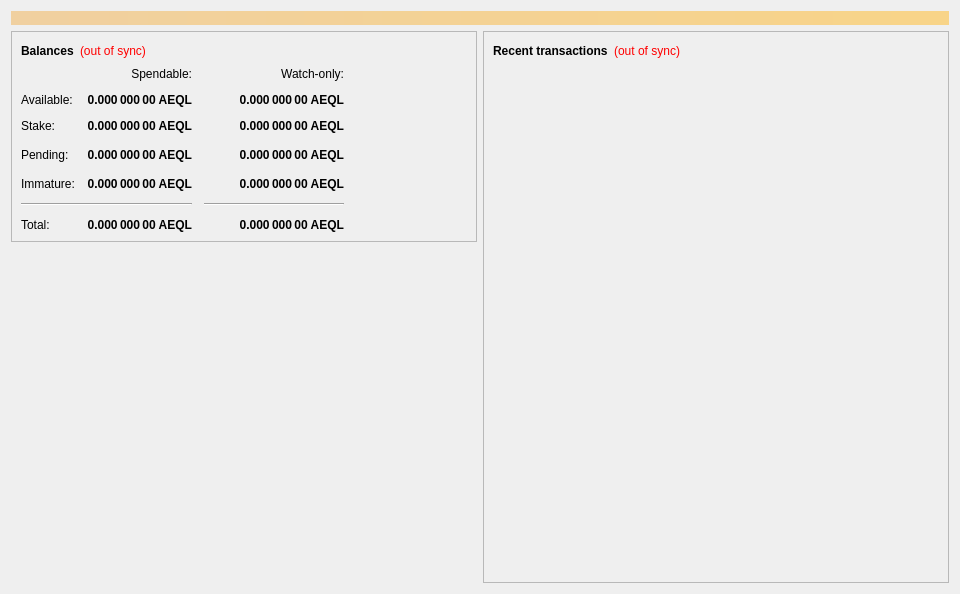
<?xml version="1.0" encoding="UTF-8"?>
<ui version="4.0">
 <class>OverviewPage</class>
 <widget class="QWidget" name="OverviewPage">
  <property name="geometry">
   <rect>
    <x>0</x>
    <y>0</y>
    <width>960</width>
    <height>594</height>
   </rect>
  </property>
  <property name="minimumSize">
   <size>
    <width>960</width>
    <height>0</height>
   </size>
  </property>
  <property name="windowTitle">
   <string>Form</string>
  </property>
  <property name="styleSheet">
   <string notr="true"/>
  </property>
  <layout class="QVBoxLayout" name="topLayout">
   <item>
    <widget class="QLabel" name="labelAlerts">
     <property name="visible">
      <bool>false</bool>
     </property>
     <property name="styleSheet">
      <string notr="true">background-color: qlineargradient(x1: 0, y1: 0, x2: 1, y2: 0, stop:0 #F0D0A0, stop:1 #F8D488); color:#000000;</string>
     </property>
     <property name="wordWrap">
      <bool>true</bool>
     </property>
     <property name="margin">
      <number>3</number>
     </property>
    </widget>
   </item>
   <item>
    <layout class="QHBoxLayout" name="horizontalLayout" stretch="1,1">
     <item>
      <layout class="QVBoxLayout" name="verticalLayout_2">
       <item>
        <widget class="QFrame" name="frame">
         <property name="frameShape">
          <enum>QFrame::StyledPanel</enum>
         </property>
         <property name="frameShadow">
          <enum>QFrame::Raised</enum>
         </property>
         <layout class="QVBoxLayout" name="verticalLayout_4">
          <item>
           <layout class="QHBoxLayout" name="horizontalLayout_4">
            <item>
             <widget class="QLabel" name="label_5">
              <property name="font">
               <font>
                <weight>75</weight>
                <bold>true</bold>
               </font>
              </property>
              <property name="text">
               <string>Balances</string>
              </property>
             </widget>
            </item>
            <item>
             <widget class="QLabel" name="labelWalletStatus">
              <property name="cursor">
               <cursorShape>WhatsThisCursor</cursorShape>
              </property>
              <property name="toolTip">
               <string>The displayed information may be out of date. Your wallet automatically synchronizes with the Aequitas-Coin network after a connection is established, but this process has not completed yet.</string>
              </property>
              <property name="styleSheet">
               <string notr="true">QLabel { color: red; }</string>
              </property>
              <property name="text">
               <string notr="true">(out of sync)</string>
              </property>
              <property name="alignment">
               <set>Qt::AlignLeading|Qt::AlignLeft|Qt::AlignVCenter</set>
              </property>
             </widget>
            </item>
            <item>
             <spacer name="horizontalSpacer_3">
              <property name="orientation">
               <enum>Qt::Horizontal</enum>
              </property>
              <property name="sizeHint" stdset="0">
               <size>
                <width>40</width>
                <height>20</height>
               </size>
              </property>
             </spacer>
            </item>
           </layout>
          </item>
          <item>
           <layout class="QGridLayout" name="gridLayout">
            <property name="spacing">
             <number>12</number>
            </property>
            <item row="3" column="2">
             <widget class="QLabel" name="labelWatchPending">
              <property name="font">
               <font>
                <weight>75</weight>
                <bold>true</bold>
               </font>
              </property>
              <property name="cursor">
               <cursorShape>IBeamCursor</cursorShape>
              </property>
              <property name="toolTip">
               <string>Unconfirmed transactions to watch-only addresses</string>
              </property>
              <property name="text">
               <string notr="true">0.000 000 00 AEQL</string>
              </property>
              <property name="alignment">
               <set>Qt::AlignRight|Qt::AlignTrailing|Qt::AlignVCenter</set>
              </property>
              <property name="textInteractionFlags">
               <set>Qt::LinksAccessibleByMouse|Qt::TextSelectableByKeyboard|Qt::TextSelectableByMouse</set>
              </property>
             </widget>
            </item>
            <item row="3" column="1">
             <widget class="QLabel" name="labelUnconfirmed">
              <property name="font">
               <font>
                <weight>75</weight>
                <bold>true</bold>
               </font>
              </property>
              <property name="cursor">
               <cursorShape>IBeamCursor</cursorShape>
              </property>
              <property name="toolTip">
               <string>Total of transactions that have yet to be confirmed, and do not yet count toward the spendable balance</string>
              </property>
              <property name="text">
               <string notr="true">0.000 000 00 AEQL</string>
              </property>
              <property name="alignment">
               <set>Qt::AlignRight|Qt::AlignTrailing|Qt::AlignVCenter</set>
              </property>
              <property name="textInteractionFlags">
               <set>Qt::LinksAccessibleByMouse|Qt::TextSelectableByKeyboard|Qt::TextSelectableByMouse</set>
              </property>
             </widget>
            </item>
            <item row="4" column="2">
             <widget class="QLabel" name="labelWatchImmature">
              <property name="font">
               <font>
                <weight>75</weight>
                <bold>true</bold>
               </font>
              </property>
              <property name="cursor">
               <cursorShape>IBeamCursor</cursorShape>
              </property>
              <property name="toolTip">
               <string>Mined balance in watch-only addresses that has not yet matured</string>
              </property>
              <property name="text">
               <string notr="true">0.000 000 00 AEQL</string>
              </property>
              <property name="alignment">
               <set>Qt::AlignRight|Qt::AlignTrailing|Qt::AlignVCenter</set>
              </property>
              <property name="textInteractionFlags">
               <set>Qt::LinksAccessibleByMouse|Qt::TextSelectableByKeyboard|Qt::TextSelectableByMouse</set>
              </property>
             </widget>
            </item>
            <item row="5" column="0" colspan="2">
             <widget class="Line" name="lineSpendableBalance">
              <property name="sizePolicy">
               <sizepolicy hsizetype="MinimumExpanding" vsizetype="Fixed">
                <horstretch>0</horstretch>
                <verstretch>0</verstretch>
               </sizepolicy>
              </property>
              <property name="orientation">
               <enum>Qt::Horizontal</enum>
              </property>
             </widget>
            </item>
            <item row="5" column="2">
             <widget class="Line" name="lineWatchBalance">
              <property name="sizePolicy">
               <sizepolicy hsizetype="Preferred" vsizetype="Fixed">
                <horstretch>0</horstretch>
                <verstretch>0</verstretch>
               </sizepolicy>
              </property>
              <property name="minimumSize">
               <size>
                <width>140</width>
                <height>0</height>
               </size>
              </property>
              <property name="orientation">
               <enum>Qt::Horizontal</enum>
              </property>
             </widget>
            </item>
            <item row="6" column="0">
             <widget class="QLabel" name="labelTotalText">
              <property name="text">
               <string>Total:</string>
              </property>
             </widget>
            </item>
            <item row="4" column="1">
             <widget class="QLabel" name="labelImmature">
              <property name="font">
               <font>
                <weight>75</weight>
                <bold>true</bold>
               </font>
              </property>
              <property name="cursor">
               <cursorShape>IBeamCursor</cursorShape>
              </property>
              <property name="toolTip">
               <string>Mined balance that has not yet matured</string>
              </property>
              <property name="text">
               <string notr="true">0.000 000 00 AEQL</string>
              </property>
              <property name="alignment">
               <set>Qt::AlignRight|Qt::AlignTrailing|Qt::AlignVCenter</set>
              </property>
              <property name="textInteractionFlags">
               <set>Qt::LinksAccessibleByMouse|Qt::TextSelectableByKeyboard|Qt::TextSelectableByMouse</set>
              </property>
             </widget>
            </item>
            <item row="3" column="3">
             <spacer name="horizontalSpacer_2">
              <property name="orientation">
               <enum>Qt::Horizontal</enum>
              </property>
              <property name="sizeHint" stdset="0">
               <size>
                <width>40</width>
                <height>20</height>
               </size>
              </property>
             </spacer>
            </item>
            <item row="4" column="0">
             <widget class="QLabel" name="labelImmatureText">
              <property name="text">
               <string>Immature:</string>
              </property>
             </widget>
            </item>
            <item row="6" column="1">
             <widget class="QLabel" name="labelTotal">
              <property name="font">
               <font>
                <weight>75</weight>
                <bold>true</bold>
               </font>
              </property>
              <property name="cursor">
               <cursorShape>IBeamCursor</cursorShape>
              </property>
              <property name="toolTip">
               <string>Your current total balance</string>
              </property>
              <property name="text">
               <string notr="true">0.000 000 00 AEQL</string>
              </property>
              <property name="alignment">
               <set>Qt::AlignRight|Qt::AlignTrailing|Qt::AlignVCenter</set>
              </property>
              <property name="textInteractionFlags">
               <set>Qt::LinksAccessibleByMouse|Qt::TextSelectableByKeyboard|Qt::TextSelectableByMouse</set>
              </property>
             </widget>
            </item>
            <item row="6" column="2">
             <widget class="QLabel" name="labelWatchTotal">
              <property name="font">
               <font>
                <weight>75</weight>
                <bold>true</bold>
               </font>
              </property>
              <property name="cursor">
               <cursorShape>IBeamCursor</cursorShape>
              </property>
              <property name="toolTip">
               <string>Current total balance in watch-only addresses</string>
              </property>
              <property name="text">
               <string notr="true">0.000 000 00 AEQL</string>
              </property>
              <property name="alignment">
               <set>Qt::AlignRight|Qt::AlignTrailing|Qt::AlignVCenter</set>
              </property>
              <property name="textInteractionFlags">
               <set>Qt::LinksAccessibleByMouse|Qt::TextSelectableByKeyboard|Qt::TextSelectableByMouse</set>
              </property>
             </widget>
            </item>
            <item row="0" column="2">
             <widget class="QLabel" name="labelWatchonly">
              <property name="text">
               <string>Watch-only:</string>
              </property>
              <property name="alignment">
               <set>Qt::AlignRight|Qt::AlignTrailing|Qt::AlignVCenter</set>
              </property>
             </widget>
            </item>
            <item row="1" column="0">
             <widget class="QLabel" name="labelBalanceText">
              <property name="text">
               <string>Available:</string>
              </property>
             </widget>
            </item>
            <item row="1" column="1">
             <widget class="QLabel" name="labelBalance">
              <property name="font">
               <font>
                <weight>75</weight>
                <bold>true</bold>
               </font>
              </property>
              <property name="cursor">
               <cursorShape>IBeamCursor</cursorShape>
              </property>
              <property name="toolTip">
               <string>Your current spendable balance</string>
              </property>
              <property name="text">
               <string notr="true">0.000 000 00 AEQL</string>
              </property>
              <property name="alignment">
               <set>Qt::AlignRight|Qt::AlignTrailing|Qt::AlignVCenter</set>
              </property>
              <property name="textInteractionFlags">
               <set>Qt::LinksAccessibleByMouse|Qt::TextSelectableByKeyboard|Qt::TextSelectableByMouse</set>
              </property>
             </widget>
            </item>
            <item row="2" column="0">
             <widget class="QLabel" name="label_10">
              <property name="text">
               <string>Stake:</string>
              </property>
             </widget>
            </item>
            <item row="2" column="1">
             <widget class="QLabel" name="labelStake">
              <property name="font">
               <font>
                <weight>75</weight>
                <bold>true</bold>
               </font>
              </property>
              <property name="cursor">
               <cursorShape>IBeamCursor</cursorShape>
              </property>
              <property name="toolTip">
               <string>Total of coins that was staked, and do not yet count toward the current balance</string>
              </property>
              <property name="text">
               <string notr="true">0.000 000 00 AEQL</string>
              </property>
              <property name="alignment">
               <set>Qt::AlignRight|Qt::AlignTrailing|Qt::AlignVCenter</set>
              </property>
              <property name="textInteractionFlags">
               <set>Qt::LinksAccessibleByMouse|Qt::TextSelectableByKeyboard|Qt::TextSelectableByMouse</set>
              </property>
             </widget>
            </item>
            <item row="2" column="2">
             <widget class="QLabel" name="labelWatchStake">
              <property name="font">
               <font>
                <weight>75</weight>
                <bold>true</bold>
               </font>
              </property>
              <property name="cursor">
               <cursorShape>IBeamCursor</cursorShape>
              </property>
              <property name="toolTip">
               <string>Total of coins that was staked in watch-only addresses, and do not yet count toward the current watch-only balance</string>
              </property>
              <property name="text">
               <string notr="true">0.000 000 00 AEQL</string>
              </property>
              <property name="alignment">
               <set>Qt::AlignRight|Qt::AlignTrailing|Qt::AlignVCenter</set>
              </property>
              <property name="textInteractionFlags">
               <set>Qt::LinksAccessibleByMouse|Qt::TextSelectableByKeyboard|Qt::TextSelectableByMouse</set>
              </property>
             </widget>
            </item>
            <item row="1" column="2">
             <widget class="QLabel" name="labelWatchAvailable">
              <property name="font">
               <font>
                <weight>75</weight>
                <bold>true</bold>
               </font>
              </property>
              <property name="cursor">
               <cursorShape>IBeamCursor</cursorShape>
              </property>
              <property name="toolTip">
               <string>Your current balance in watch-only addresses</string>
              </property>
              <property name="text">
               <string notr="true">0.000 000 00 AEQL</string>
              </property>
              <property name="alignment">
               <set>Qt::AlignRight|Qt::AlignTrailing|Qt::AlignVCenter</set>
              </property>
              <property name="textInteractionFlags">
               <set>Qt::LinksAccessibleByMouse|Qt::TextSelectableByKeyboard|Qt::TextSelectableByMouse</set>
              </property>
             </widget>
            </item>
            <item row="3" column="0">
             <widget class="QLabel" name="labelPendingText">
              <property name="text">
               <string>Pending:</string>
              </property>
             </widget>
            </item>
            <item row="0" column="1">
             <widget class="QLabel" name="labelSpendable">
              <property name="text">
               <string>Spendable:</string>
              </property>
              <property name="alignment">
               <set>Qt::AlignRight|Qt::AlignTrailing|Qt::AlignVCenter</set>
              </property>
             </widget>
            </item>
           </layout>
          </item>
         </layout>
        </widget>
       </item>
       <item>
        <spacer name="verticalSpacer">
         <property name="orientation">
          <enum>Qt::Vertical</enum>
         </property>
         <property name="sizeHint" stdset="0">
          <size>
           <width>20</width>
           <height>40</height>
          </size>
         </property>
        </spacer>
       </item>
      </layout>
     </item>
     <item>
      <layout class="QVBoxLayout" name="verticalLayout_3">
       <item>
        <widget class="QFrame" name="frame_2">
         <property name="frameShape">
          <enum>QFrame::StyledPanel</enum>
         </property>
         <property name="frameShadow">
          <enum>QFrame::Raised</enum>
         </property>
         <layout class="QVBoxLayout" name="verticalLayout">
          <item>
           <layout class="QHBoxLayout" name="horizontalLayout_2">
            <item>
             <widget class="QLabel" name="label_4">
              <property name="font">
               <font>
                <weight>75</weight>
                <bold>true</bold>
               </font>
              </property>
              <property name="text">
               <string>Recent transactions</string>
              </property>
             </widget>
            </item>
            <item>
             <widget class="QLabel" name="labelTransactionsStatus">
              <property name="cursor">
               <cursorShape>WhatsThisCursor</cursorShape>
              </property>
              <property name="toolTip">
               <string>The displayed information may be out of date. Your wallet automatically synchronizes with the Aequitas-Coin network after a connection is established, but this process has not completed yet.</string>
              </property>
              <property name="styleSheet">
               <string notr="true">QLabel { color: red; }</string>
              </property>
              <property name="text">
               <string notr="true">(out of sync)</string>
              </property>
              <property name="alignment">
               <set>Qt::AlignRight|Qt::AlignTrailing|Qt::AlignVCenter</set>
              </property>
             </widget>
            </item>
            <item>
             <spacer name="horizontalSpacer">
              <property name="orientation">
               <enum>Qt::Horizontal</enum>
              </property>
              <property name="sizeHint" stdset="0">
               <size>
                <width>40</width>
                <height>20</height>
               </size>
              </property>
             </spacer>
            </item>
           </layout>
          </item>
          <item>
           <widget class="QListView" name="listTransactions">
            <property name="styleSheet">
             <string notr="true">QListView { background: transparent; }</string>
            </property>
            <property name="frameShape">
             <enum>QFrame::NoFrame</enum>
            </property>
            <property name="verticalScrollBarPolicy">
             <enum>Qt::ScrollBarAlwaysOff</enum>
            </property>
            <property name="horizontalScrollBarPolicy">
             <enum>Qt::ScrollBarAlwaysOff</enum>
            </property>
            <property name="selectionMode">
             <enum>QAbstractItemView::NoSelection</enum>
            </property>
           </widget>
          </item>
         </layout>
        </widget>
       </item>
      </layout>
     </item>
    </layout>
   </item>
  </layout>
 </widget>
 <resources/>
 <connections/>
</ui>
